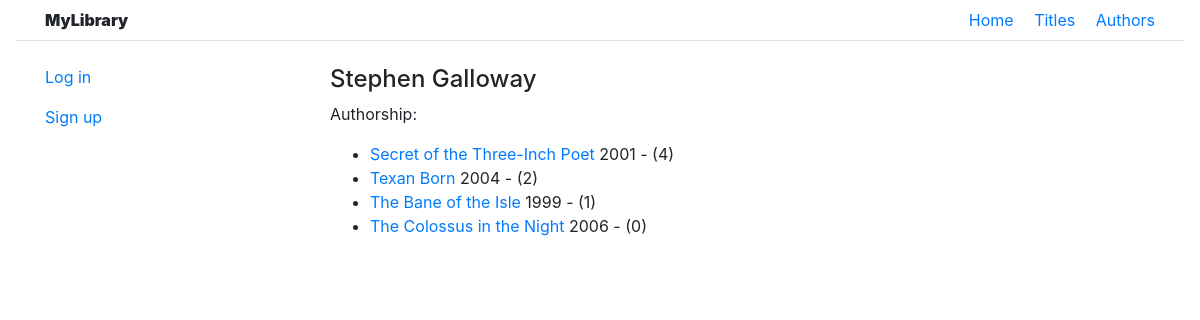
The page /library/authors/3 on the database its author committed.
### library/models.py (models this page shows, shortened)
class Author(models.Model):
    first_name = models.CharField(max_length=255)
    last_name = models.CharField(max_length=255)

class Book(models.Model):
    TYPE_CHOICES = (
        ('BO', 'Book'),
        ('MA', 'Magazine')
    )
    type = models.CharField(max_length=2, default='BO', blank=True, null=True)
    title = models.CharField(max_length=255)
    author = models.ForeignKey(Author, on_delete=models.CASCADE)
    first_published = models.CharField(
        max_length=4, help_text="Enter year in format YYYY. Must be four digits", blank=True, null=True)
    summary = models.TextField(default="Lorem ipsum dolor sit amet, consectetur adipiscing elit, sed do eiusmod tempor incididunt ut labore et dolore magna aliqua. Ut enim ad minim veniam, quis nostrud exercitation ullamco laboris nisi ut aliquip ex ea commodo consequat. Duis aute irure dolor in reprehenderit in voluptate velit esse cillum dolore eu fugiat nulla pariatur. Excepteur sint occaecat cupidatat non proident, sunt in culpa qui officia deserunt mollit anim id est laborum.", blank=True, null=True)

### library/views.py (the view)
# urls.py: path('authors/<int:pk>', views.AuthorDetailView.as_view(), name="author-detail"),
class AuthorDetailView(DetailView):
    model = Author

### library/templates/library/author_detail.html (shortened to what this page needs)
{% extends 'base.html' %}
{% block content %}
{% if object %}
<div class="">
	<h4>{{ object.first_name }} {{ object.last_name }}</h4>
</div>
<div class="">
	<p>Authorship:</p>
	<ul>
		{% for book in author.book_set.all %}
		<li>
			<a href="{% url 'book-detail' book.pk %}">
				{{book.title}}
			</a>
			<span>
				{{book.first_published}} - ({{ book.bookinstance_set.count }})
			</span>
		</li>
		{% endfor %}
	</ul>
</div>
{% endif %}
{% endblock %}

### rows shown on the page
Author: first_name "Stephen", last_name "Galloway"
Book: title "Secret of the Three-Inch Poet", first_published "2001", bookinstance_set.count "4"
Book: title "Texan Born", first_published "2004", bookinstance_set.count "2"
Book: title "The Bane of the Isle", first_published "1999", bookinstance_set.count "1"
Book: title "The Colossus in the Night", first_published "2006", bookinstance_set.count "0"
